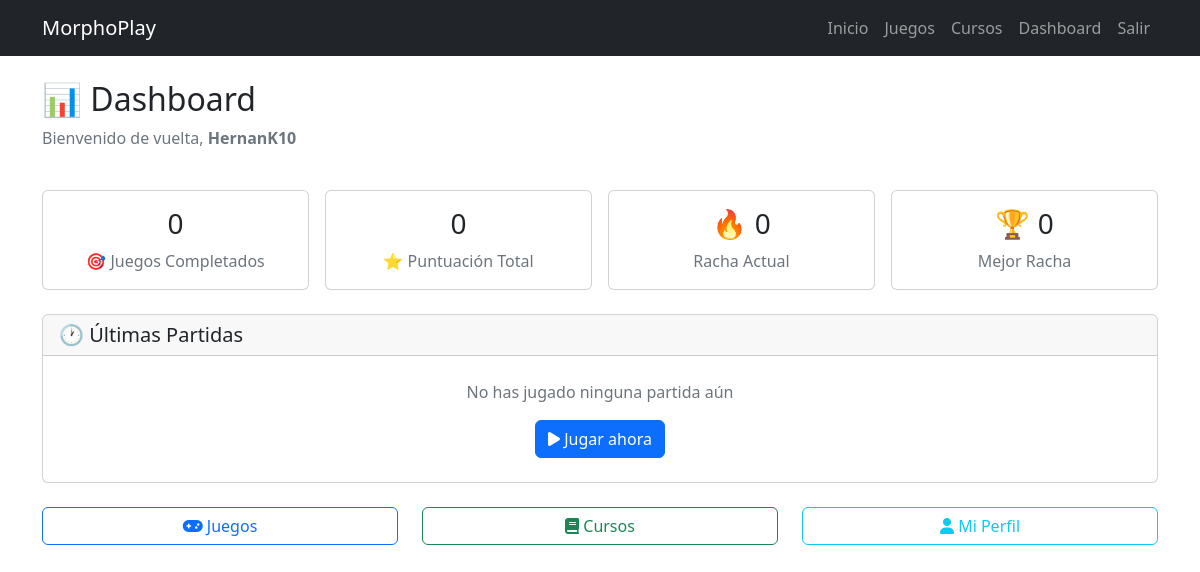
Screenshot of /dashboard/ (signed in) with the database file from the repository.
### core/models.py (models this page shows, shortened)
class EstadisticasUsuario(models.Model):
    usuario = models.OneToOneField(User, on_delete=models.CASCADE)
    juegos_completados = models.IntegerField(default=0)
    puntuacion_total = models.IntegerField(default=0)
    racha_actual = models.IntegerField(default=0)
    racha_maxima = models.IntegerField(default=0)
    tiempo_total = models.IntegerField(default=0)
    ultima_actividad = models.DateTimeField(auto_now=True)
    created_at = models.DateTimeField(auto_now_add=True)

### core/views.py (the view)
# urls.py: path('dashboard/', views.dashboard, name='dashboard'),
def dashboard(request):
    if not request.user.is_authenticated:
        return redirect('login')
    usuario = request.user
    estadisticas, created = EstadisticasUsuario.objects.get_or_create(
        usuario=usuario,
        defaults={
            'juegos_completados': 0,
            'puntuacion_total': 0,
            'racha_actual': 0,
            'racha_maxima': 0,
            'tiempo_total': 0
        }
    )
    ultimas_partidas = Partida.objects.filter(usuario=usuario).order_by('-fecha')[:10]
    context = {
        'estadisticas': estadisticas,
        'ultimas_partidas': ultimas_partidas,
    }
    return render(request, 'dashboard/dashboard.html', context)

### templates/dashboard/dashboard.html (shortened to what this page needs)
{% extends 'base.html' %}
{% load static %}
{% block content %}
<div class="row mb-4">
    <div class="col-12">
        <h2>📊 Dashboard</h2>
        <p class="text-secondary">Bienvenido de vuelta, <strong>{{ user.username }}</strong></p>
    </div>
</div>
<div class="row g-3 mb-4">
    <div class="col-md-3 col-6">
        <div class="card">
            <div class="card-body text-center">
                <h3>{{ estadisticas.juegos_completados }}</h3>
                <p class="text-secondary mb-0">🎯 Juegos Completados</p>
            </div>
        </div>
    </div>
    <div class="col-md-3 col-6">
        <div class="card">
            <div class="card-body text-center">
                <h3>{{ estadisticas.puntuacion_total }}</h3>
                <p class="text-secondary mb-0">⭐ Puntuación Total</p>
            </div>
        </div>
    </div>
    <div class="col-md-3 col-6">
        <div class="card">
            <div class="card-body text-center">
                <h3>🔥 {{ estadisticas.racha_actual }}</h3>
                <p class="text-secondary mb-0">Racha Actual</p>
            </div>
        </div>
    </div>
    <div class="col-md-3 col-6">
        <div class="card">
            <div class="card-body text-center">
                <h3>🏆 {{ estadisticas.racha_maxima }}</h3>
                <p class="text-secondary mb-0">Mejor Racha</p>
            </div>
        </div>
    </div>
</div>
<div class="row">
    <div class="col-12">
        <div class="card">
            <div class="card-header">
                <h5 class="mb-0">🕐 Últimas Partidas</h5>
            </div>
            <div class="card-body p-0">
                <div class="list-group list-group-flush">
                    {% for partida in ultimas_partidas %}
                    <div class="list-group-item bg-transparent d-flex justify-content-between align-items-center">
                        <div>
                            <span class="badge {% if partida.correcto %}bg-success{% else %}bg-danger{% endif %} me-2">
                                {% if partida.correcto %}✅{% else %}❌{% endif %}
                            </span>
                            {{ partida.juego.titulo }}
                        </div>
                        <div>
                            <span class="badge bg-info">{{ partida.puntuacion_obtenida }} pts</span>
                            <small class="text-secondary ms-2">{{ partida.fecha|date:"d/m/Y H:i" }}</small>
                        </div>
                    </div>
                    {% empty %}
                    <div class="text-center py-4">
                        <p class="text-secondary">No has jugado ninguna partida aún</p>
                        <a href="/juegos/" class="btn btn-primary">
                            <i class="fas fa-play"></i> Jugar ahora
                        </a>
                    </div>
                    {% endfor %}
                </div>
            </div>
        </div>
    </div>
</div>
<div class="row mt-4">
    <div class="col-md-4">
        <a href="/juegos/" class="btn btn-outline-primary w-100">
            <i class="fas fa-gamepad"></i> Juegos
        </a>
    </div>
    <div class="col-md-4">
        <a href="/cursos/" class="btn btn-outline-success w-100">
            <i class="fas fa-book"></i> Cursos
        </a>
    </div>
    <div class="col-md-4">
        <a href="/accounts/profile/" class="btn btn-outline-info w-100">
            <i class="fas fa-user"></i> Mi Perfil
        </a>
    </div>
</div>
{% endblock %}

### rows the page displays
EstadisticasUsuario: juegos_completados "0", puntuacion_total "0", racha_actual "0", racha_maxima "0"

### other values shown
{{ user.username }} "HernanK10"
